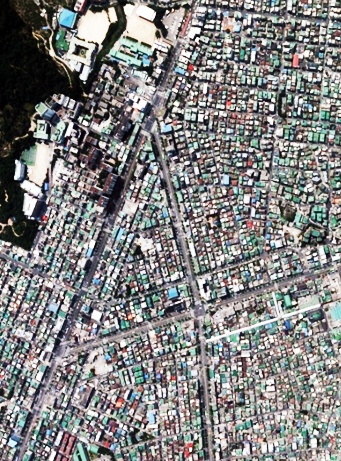
#> input picture 두번째_결과_히스토그램만한거/res_old.jpg, 341 x 461 px, found by its file name
$ python binary.py
#> lines starting #> are read from the running program, lines starting #| are printed output that depends on the picture; after the words box and inside, x2 and y2 are one past the last pixel; in counts of white or black regions, pixels touching at a corner belong together
import cv2
import numpy as np


img1 = cv2.imread("res_old.jpg",2)
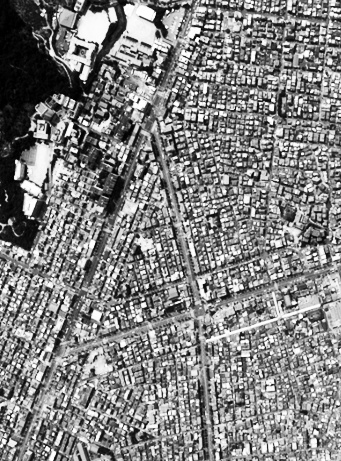
#> img1: shape (461, 341); min 0, max 255, mean 129
img2 = cv2.imread("res_new2old.jpg",2)
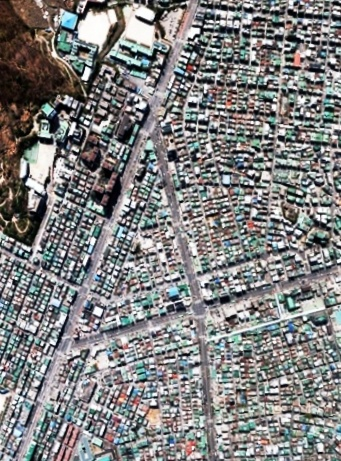
#> input picture 두번째_결과_히스토그램만한거/res_new2old.jpg, 341 x 461 px, found by its file name
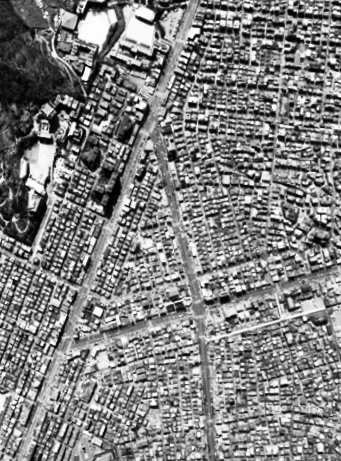
#> img2: shape (461, 341); min 0, max 255, mean 127.6

ret1, bw_img1 = cv2.threshold(img1,127,255,cv2.THRESH_BINARY)
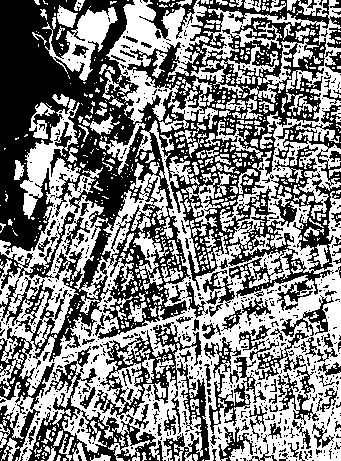
#> bw_img1: shape (461, 341); 51.2% white; 760 black regions (654 under 20 px), largest, box (x1, y1, x2, y2) and area: (0, 0, 341, 461) 54468, (94, 322, 210, 461) 4040, (28, 346, 163, 461) 3565
ret2, bw_img2 = cv2.threshold(img2,127,255,cv2.THRESH_BINARY)
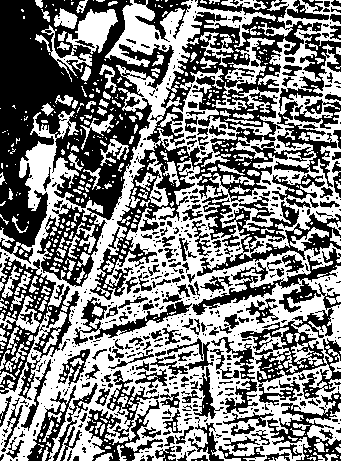
#> bw_img2: shape (461, 341); 50.8% white; 650 black regions (477 under 20 px), largest, box (x1, y1, x2, y2) and area: (0, 0, 174, 287) 23867, (90, 0, 337, 300) 15775, (192, 248, 341, 406) 5652


cv2.imwrite("bi_old.jpg", bw_img1)
cv2.imwrite("bi_new.jpg", bw_img2)
